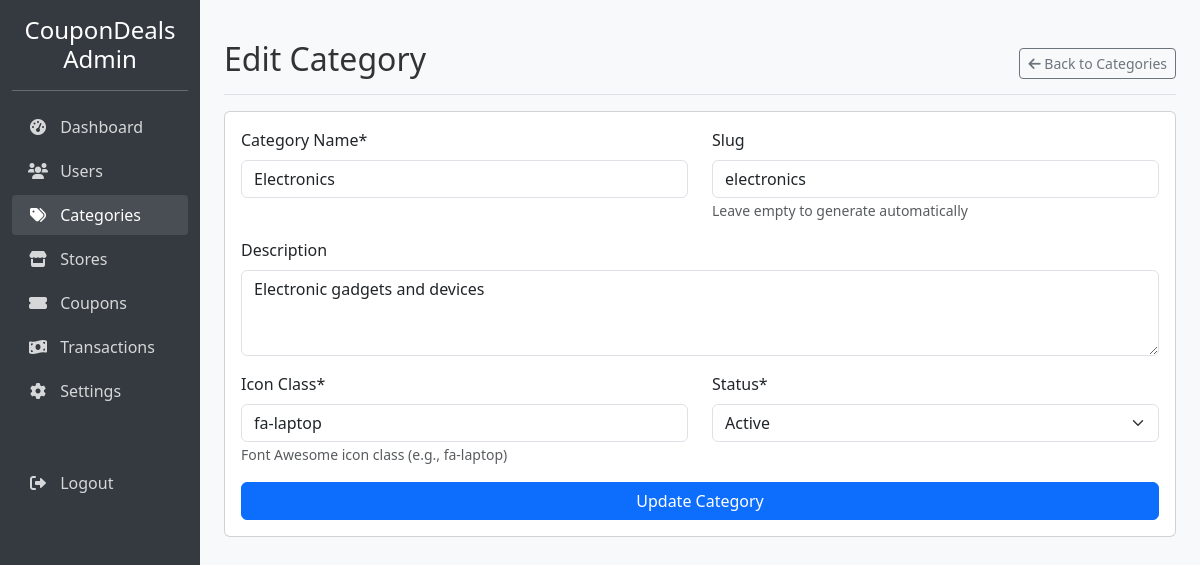
The app's page /admin/edit-category.php?id=1 (signed in) with its own data.
### tables this page shows
CREATE TABLE IF NOT EXISTS categories (
    id INT AUTO_INCREMENT PRIMARY KEY,
    name VARCHAR(100) NOT NULL,
    slug VARCHAR(100) NOT NULL UNIQUE,
    description TEXT,
    icon VARCHAR(255),
    status ENUM('active', 'inactive') DEFAULT 'active',
    created_at TIMESTAMP DEFAULT CURRENT_TIMESTAMP,
    updated_at TIMESTAMP DEFAULT CURRENT_TIMESTAMP ON UPDATE CURRENT_TIMESTAMP
);

### admin/edit-category.php (the view, shortened to what this page needs)
<?php
require_once '../database/db.php';
$id = (int)$_GET['id'];
$category = null;
$sql = "SELECT * FROM categories WHERE id = ?";
$stmt = $conn->prepare($sql);
$stmt->bind_param("i", $id);
$stmt->execute();
$result = $stmt->get_result();
if ($result->num_rows == 1) {
    $category = $result->fetch_assoc();
} else {
    header("Location: categories.php?error=Category not found");
    exit();
}
?>
<!DOCTYPE html>
<html lang="en">
<head>
    <link href="https://cdn.jsdelivr.net/npm/bootstrap@5.3.0-alpha1/dist/css/bootstrap.min.css" rel="stylesheet">
    <link rel="stylesheet" href="https://cdnjs.cloudflare.com/ajax/libs/font-awesome/6.0.0/css/all.min.css">
    <link rel="stylesheet" href="../assets/css/style.css">
</head>
<body>
    <div class="container-fluid">
        <div class="row">
            <div class="col-md-3 col-lg-2 d-md-block admin-sidebar collapse">
                <div class="pt-3 text-center">
                    <a href="index.php" class="text-white text-decoration-none">
                        <h4>CouponDeals Admin</h4>
                    </a>
                </div>
                <hr class="text-white">
                <ul class="nav flex-column">
                    <li class="nav-item">
                        <a class="nav-link" href="index.php">
                            <i class="fas fa-tachometer-alt"></i> Dashboard
                        </a>
                    </li>
                    <li class="nav-item">
                        <a class="nav-link" href="users.php">
                            <i class="fas fa-users"></i> Users
                        </a>
                    </li>
                    <li class="nav-item">
                        <a class="nav-link active" href="categories.php">
                            <i class="fas fa-tags"></i> Categories
                        </a>
                    </li>
                    <li class="nav-item">
                        <a class="nav-link" href="stores.php">
                            <i class="fas fa-store"></i> Stores
                        </a>
                    </li>
                    <li class="nav-item">
                        <a class="nav-link" href="coupons.php">
                            <i class="fas fa-ticket-alt"></i> Coupons
                        </a>
                    </li>
                    <li class="nav-item">
                        <a class="nav-link" href="transactions.php">
                            <i class="fas fa-money-bill-wave"></i> Transactions
                        </a>
                    </li>
                    <li class="nav-item">
                        <a class="nav-link" href="settings.php">
                            <i class="fas fa-cog"></i> Settings
                        </a>
                    </li>
                    <li class="nav-item mt-5">
                        <a class="nav-link" href="../logout.php">
                            <i class="fas fa-sign-out-alt"></i> Logout
                        </a>
                    </li>
                </ul>
            </div>
            <div class="col-md-9 ms-sm-auto col-lg-10 px-md-4 py-4">
                <div class="d-flex justify-content-between flex-wrap flex-md-nowrap align-items-center pt-3 pb-2 mb-3 border-bottom">
                    <h1 class="h2">Edit Category</h1>
                    <div class="btn-toolbar mb-2 mb-md-0">
                        <a href="categories.php" class="btn btn-sm btn-outline-secondary">
                            <i class="fas fa-arrow-left"></i> Back to Categories
                        </a>
                    </div>
                </div>
                <div class="card">
                    <div class="card-body">
                        <form action="edit-category.php?id=<?php echo $id; ?>" method="POST">
                            <div class="row">
                                <div class="col-md-6 mb-3">
                                    <label for="name" class="form-label">Category Name*</label>
                                    <input type="text" class="form-control" id="name" name="name" value="<?php echo $category['name']; ?>" required>
                                </div>
                                <div class="col-md-6 mb-3">
                                    <label for="slug" class="form-label">Slug</label>
                                    <input type="text" class="form-control" id="slug" name="slug" value="<?php echo $category['slug']; ?>">
                                    <small class="text-muted">Leave empty to generate automatically</small>
                                </div>
                            </div>
                            <div class="mb-3">
                                <label for="description" class="form-label">Description</label>
                                <textarea class="form-control" id="description" name="description" rows="3"><?php echo $category['description']; ?></textarea>
                            </div>
                            <div class="row">
                                <div class="col-md-6 mb-3">
                                    <label for="icon" class="form-label">Icon Class*</label>
                                    <input type="text" class="form-control" id="icon" name="icon" value="<?php echo $category['icon']; ?>" required>
                                    <small class="text-muted">Font Awesome icon class (e.g., fa-laptop)</small>
                                </div>
                                <div class="col-md-6 mb-3">
                                    <label for="status" class="form-label">Status*</label>
                                    <select class="form-select" id="status" name="status" required>
                                        <option value="active" <?php echo $category['status'] == 'active' ? 'selected' : ''; ?>>Active</option>
                                    </select>
                                </div>
                            </div>
                            <div class="d-grid">
                                <button type="submit" class="btn btn-primary">Update Category</button>
                            </div>
                        </form>
                    </div>
                </div>
            </div>
        </div>
    </div>
</body>
</html>

### assets/css/style.css (style rules this page uses)
body { font-family: "Segoe UI", Tahoma, Geneva, Verdana, sans-serif; background-color: #f8f9fa; color: #333; }
.admin-sidebar { background-color: #343a40; color: white; min-height: calc(100vh - 56px); }
.admin-sidebar .nav-link { color: rgba(255, 255, 255, 0.8); padding: 0.5rem 1rem; border-radius: 4px; margin-bottom: 0.25rem; }
.admin-sidebar .nav-link:hover, .admin-sidebar .nav-link.active { color: white; background-color: rgba(255, 255, 255, 0.1); }
.admin-sidebar .nav-link i { width: 20px; text-align: center; margin-right: 0.5rem; }
html { scroll-behavior: smooth; }

### records on screen
categories: name "Electronics", slug "electronics", description "Electronic gadgets and devices", icon "fa-laptop", status "Active"
